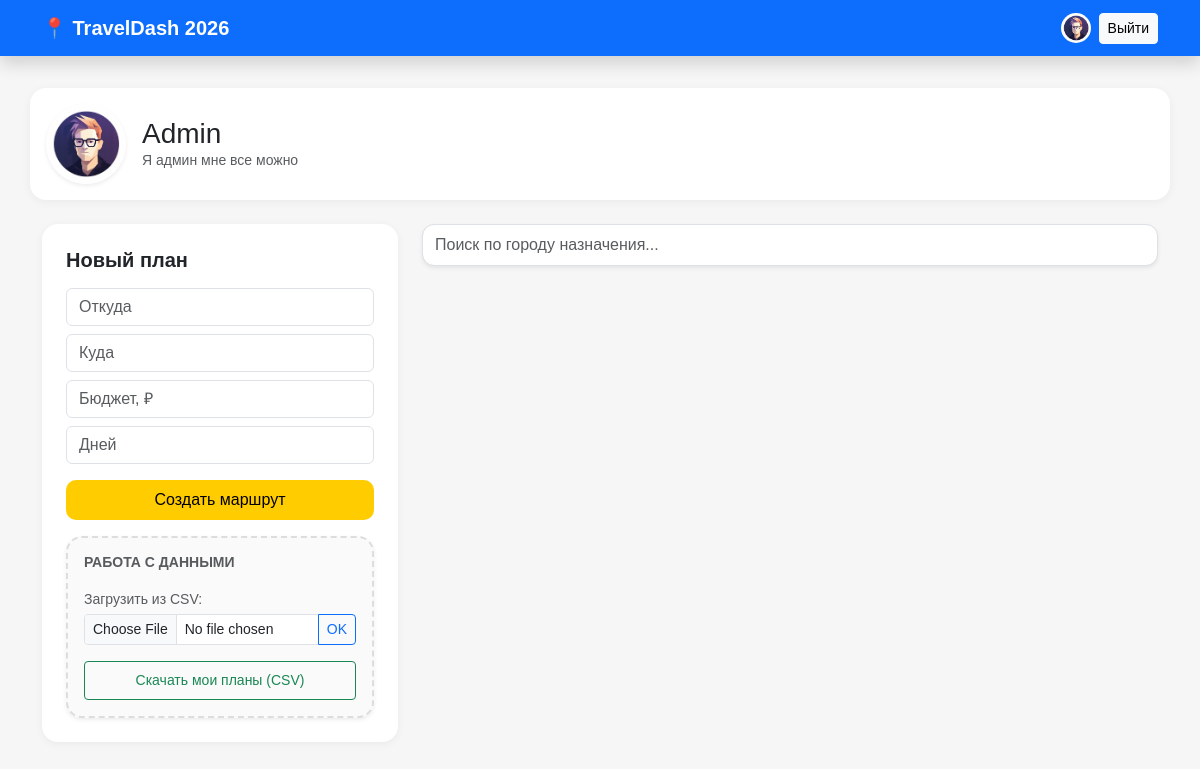
The page / (signed in) on the database as committed earlier.
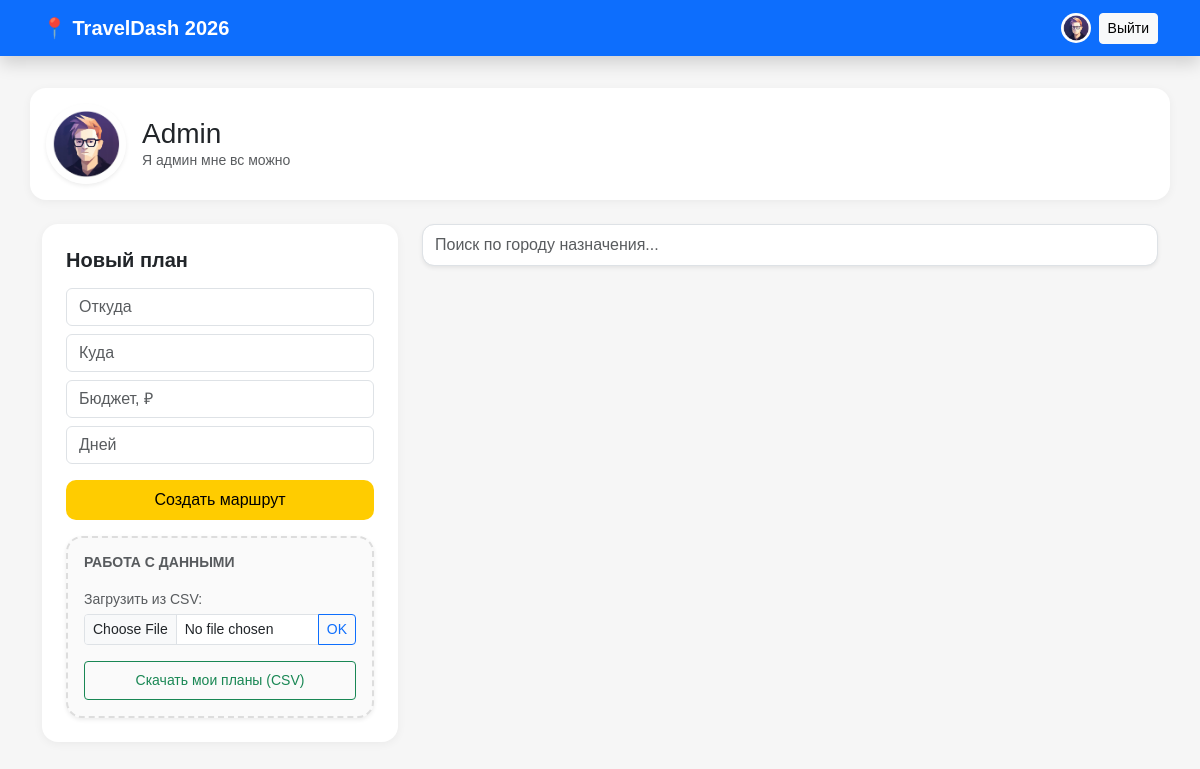
The same page on the database as committed later.
### app.py (models this page shows)
class User(UserMixin, db.Model):
    id = db.Column(db.Integer, primary_key=True)
    username = db.Column(db.String(80), unique=True, nullable=False)
    password = db.Column(db.String(120), nullable=False)
    avatar = db.Column(db.String(200), default='default_avatar.png')
    bio = db.Column(db.Text)
    trips = db.relationship('Trip', backref='owner', lazy=True)

### app.py (the view)
@app.route('/')
@login_required
def index():
    return render_template('index.html')

### app.py (called while the page is built)
@login_manager.user_loader
def load_user(user_id):
    return db.session.get(User, int(user_id))

### templates/index.html (shortened to what this page needs)
{% extends "base.html" %}
{% block content %}
<link href="https://cdn.jsdelivr.net/npm/bootstrap@5.3.3/dist/css/bootstrap.min.css" rel="stylesheet">
<div class="row mb-4">
    <div class="col-12 ya-card p-3 d-flex align-items-center">
        <img src="{{ url_for('static', filename='uploads/' + current_user.avatar) }}"
             class="rounded-circle me-3 shadow-sm" width="80" height="80" style="object-fit:cover">
        <div><h3 class="mb-0">{{ current_user.username }}</h3>
            <p class="text-muted mb-0 small">{{ current_user.bio }}</p></div>
    </div>
</div>
<div class="row">
    <div class="col-md-4">
        <div class="ya-card p-4 mb-3">
            <h5 class="fw-bold mb-3">Новый план</h5>
            <form action="/add_trip" method="POST">
                <input type="text" name="city_from" class="form-control mb-2" placeholder="Откуда" required>
                <input type="text" name="city_to" class="form-control mb-2" placeholder="Куда" required>
                <input type="number" name="budget_limit" class="form-control mb-2" placeholder="Бюджет, ₽">
                <input type="number" name="days_count" class="form-control mb-3" placeholder="Дней">
                <button class="btn btn-ya w-100 py-2">Создать маршрут</button>
            </form>
            <div class="ya-card p-3 mt-3 shadow-sm border-dashed" style="border: 2px dashed #ddd; background: #fafafa;">
                <h6 class="small fw-bold text-uppercase text-muted mb-3">
                    Работа с данными</h6>
                <form action="/import" method="POST" enctype="multipart/form-data" class="mb-3">
                    <label for="csvFile" class="small text-muted mb-1">Загрузить из CSV:</label>
                    <div class="input-group">
                        <input type="file" name="file" id="csvFile" class="form-control form-control-sm" required>
                        <button class="btn btn-sm btn-outline-primary">OK</button>
                    </div>
                </form>
                <a href="/export" class="btn btn-sm btn-outline-success w-100 py-2">
                     Скачать мои планы (CSV)
                </a>
            </div>
        </div>
    </div>
    <div class="col-md-8">
        <input type="text" id="search" class="form-control mb-4 shadow-sm py-2" style="border-radius:12px"
               placeholder="Поиск по городу назначения...">
    </div>
</div>
{% endblock %}

### templates/base.html (shortened to what this page needs)
<!DOCTYPE html>
<html lang="ru">
<head>
    <link href="https://cdn.jsdelivr.net/npm/bootstrap@5.3.3/dist/css/bootstrap.min.css" rel="stylesheet">
</head>
<body>
    <nav class="navbar navbar-dark bg-primary shadow">
        <div class="container">
            <a class="navbar-brand fw-bold" href="/">📍 TravelDash 2026</a>
            <div class="navbar-nav ms-auto flex-row align-items-center">
                {% if current_user.is_authenticated %}
                <img src="{{ url_for('static', filename='uploads/' + current_user.avatar) }}" class="rounded-circle me-2" width="30" height="30" style="object-fit:cover">
                <a class="btn btn-sm btn-light" href="/logout">Выйти</a>
                {% endif %}
            </div>
        </div>
    </nav>
    <div class="container">{% block content %}{% endblock %}</div>
</body>
</html>

### templates/base.html (style rules this page uses)
body { background:#f4f7f6 }
.navbar { margin-bottom:2rem }

### templates/index.html (style rules this page uses)
body { background: #f6f6f6; font-family: sans-serif; }
.ya-card { background: #fff; border-radius: 16px; border: none; box-shadow: 0 2px 10px rgba(0,0,0,0.05); }
.btn-ya { background: #fc0; border: none; color: #000; border-radius: 10px; font-weight: 500; transition: 0.2s; }

Rows that differ between the two databases and show on the page:
changed User "Admin": bio "Я админ мне все можно" → "Я админ мне вс можно"
